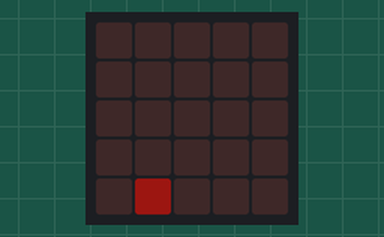
A program run on a simulated BBC micro:bit running MicroPython. On the bench: the board's 5×5 LED display. Dim RGB values are drawn brighter than linear; random numbers come from a fixed seed.

Above: at 0.15 s.
At 5.03 s:
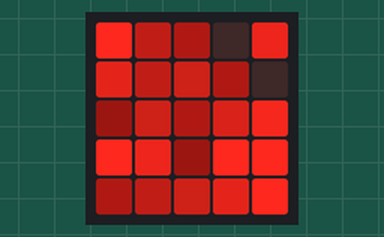
At 9.92 s:
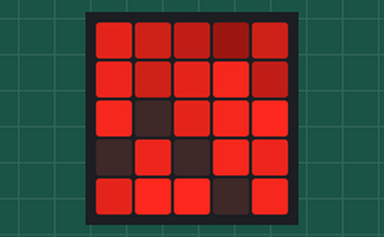
At 19.81 s:
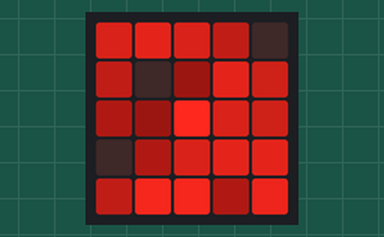
At 29.58 s:
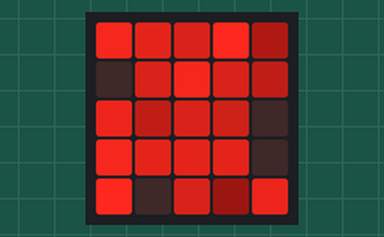
At 39.66 s:
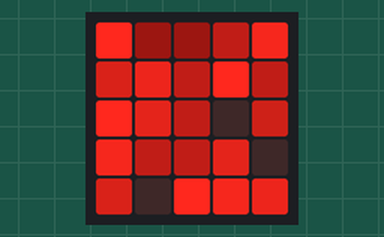

The program:

stars1.py
```python
from microbit import *
import random

while True:
    x = random.randint(0, 4)
    y = random.randint(0, 4)
    intenzita = random.randint(0, 9)
    display.set_pixel(x, y, intenzita)
    sleep(10)
```
